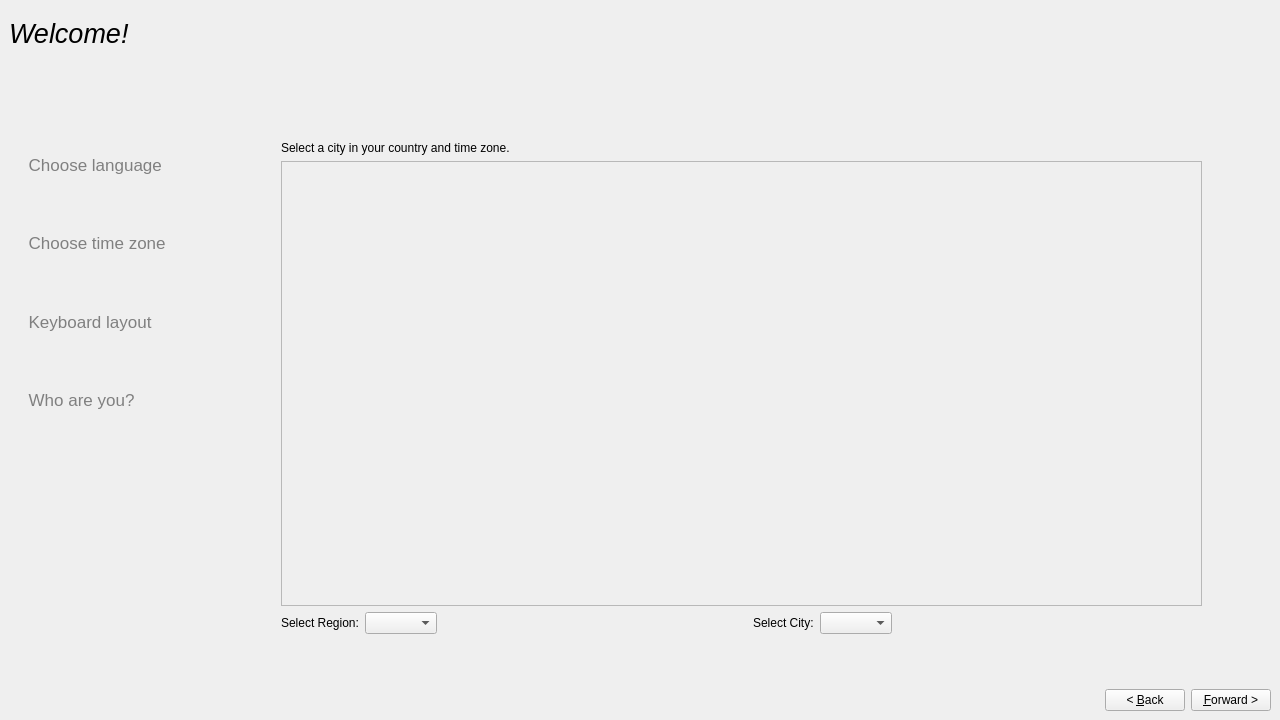
<?xml version="1.0" encoding="UTF-8"?>
<ui version="4.0">
 <class>SysConf</class>
 <widget class="QWidget" name="SysConf">
  <property name="geometry">
   <rect>
    <x>0</x>
    <y>0</y>
    <width>1280</width>
    <height>720</height>
   </rect>
  </property>
  <property name="windowTitle">
   <string>System Configuration</string>
  </property>
  <layout class="QGridLayout">
   <property name="margin">
    <number>9</number>
   </property>
   <property name="spacing">
    <number>6</number>
   </property>
   <item row="1" column="0">
    <spacer>
     <property name="orientation">
      <enum>Qt::Vertical</enum>
     </property>
     <property name="sizeType">
      <enum>QSizePolicy::Maximum</enum>
     </property>
     <property name="sizeHint" stdset="0">
      <size>
       <width>131</width>
       <height>51</height>
      </size>
     </property>
    </spacer>
   </item>
   <item row="1" column="1" rowspan="3">
    <widget class="QStackedWidget" name="stackedWidget">
     <property name="sizePolicy">
      <sizepolicy hsizetype="Expanding" vsizetype="Expanding">
       <horstretch>0</horstretch>
       <verstretch>0</verstretch>
      </sizepolicy>
     </property>
     <property name="minimumSize">
      <size>
       <width>500</width>
       <height>381</height>
      </size>
     </property>
     <property name="currentIndex">
      <number>1</number>
     </property>
     <widget class="QWidget" name="step_language">
      <layout class="QGridLayout">
       <property name="margin">
        <number>9</number>
       </property>
       <property name="spacing">
        <number>6</number>
       </property>
       <item row="3" column="1">
        <spacer>
         <property name="orientation">
          <enum>Qt::Vertical</enum>
         </property>
         <property name="sizeType">
          <enum>QSizePolicy::Fixed</enum>
         </property>
         <property name="sizeHint" stdset="0">
          <size>
           <width>191</width>
           <height>91</height>
          </size>
         </property>
        </spacer>
       </item>
       <item row="0" column="1">
        <spacer>
         <property name="orientation">
          <enum>Qt::Vertical</enum>
         </property>
         <property name="sizeType">
          <enum>QSizePolicy::Fixed</enum>
         </property>
         <property name="sizeHint" stdset="0">
          <size>
           <width>191</width>
           <height>71</height>
          </size>
         </property>
        </spacer>
       </item>
       <item row="2" column="1">
        <widget class="QListWidget" name="language_list">
         <property name="maximumSize">
          <size>
           <width>260</width>
           <height>350</height>
          </size>
         </property>
        </widget>
       </item>
       <item row="1" column="1">
        <widget class="QLabel" name="language_label">
         <property name="sizePolicy">
          <sizepolicy hsizetype="Preferred" vsizetype="Fixed">
           <horstretch>0</horstretch>
           <verstretch>0</verstretch>
          </sizepolicy>
         </property>
         <property name="text">
          <string>Choose language</string>
         </property>
        </widget>
       </item>
       <item row="0" column="2" rowspan="4">
        <spacer>
         <property name="orientation">
          <enum>Qt::Horizontal</enum>
         </property>
         <property name="sizeHint" stdset="0">
          <size>
           <width>231</width>
           <height>421</height>
          </size>
         </property>
        </spacer>
       </item>
       <item row="0" column="0" rowspan="4">
        <spacer>
         <property name="orientation">
          <enum>Qt::Horizontal</enum>
         </property>
         <property name="sizeHint" stdset="0">
          <size>
           <width>181</width>
           <height>421</height>
          </size>
         </property>
        </spacer>
       </item>
      </layout>
     </widget>
     <widget class="QWidget" name="step_timezone">
      <layout class="QGridLayout">
       <property name="margin">
        <number>9</number>
       </property>
       <property name="spacing">
        <number>6</number>
       </property>
       <item row="0" column="1">
        <spacer>
         <property name="orientation">
          <enum>Qt::Vertical</enum>
         </property>
         <property name="sizeType">
          <enum>QSizePolicy::Fixed</enum>
         </property>
         <property name="sizeHint" stdset="0">
          <size>
           <width>20</width>
           <height>40</height>
          </size>
         </property>
        </spacer>
       </item>
       <item row="1" column="1">
        <widget class="QLabel" name="timezone_comment_label">
         <property name="sizePolicy">
          <sizepolicy hsizetype="Preferred" vsizetype="Fixed">
           <horstretch>0</horstretch>
           <verstretch>0</verstretch>
          </sizepolicy>
         </property>
         <property name="text">
          <string>Select a city in your country and time zone.</string>
         </property>
        </widget>
       </item>
       <item row="2" column="0">
        <spacer>
         <property name="orientation">
          <enum>Qt::Horizontal</enum>
         </property>
         <property name="sizeType">
          <enum>QSizePolicy::Fixed</enum>
         </property>
         <property name="sizeHint" stdset="0">
          <size>
           <width>100</width>
           <height>20</height>
          </size>
         </property>
        </spacer>
       </item>
       <item row="2" column="1">
        <widget class="QFrame" name="map_frame">
         <property name="frameShape">
          <enum>QFrame::StyledPanel</enum>
         </property>
         <property name="frameShadow">
          <enum>QFrame::Raised</enum>
         </property>
        </widget>
       </item>
       <item row="2" column="2">
        <spacer>
         <property name="orientation">
          <enum>Qt::Horizontal</enum>
         </property>
         <property name="sizeType">
          <enum>QSizePolicy::Fixed</enum>
         </property>
         <property name="sizeHint" stdset="0">
          <size>
           <width>60</width>
           <height>20</height>
          </size>
         </property>
        </spacer>
       </item>
       <item row="3" column="1">
        <layout class="QGridLayout">
         <property name="margin">
          <number>0</number>
         </property>
         <property name="spacing">
          <number>6</number>
         </property>
         <item row="0" column="0">
          <widget class="QLabel" name="timezone_zone_label">
           <property name="text">
            <string>Select Region:</string>
           </property>
          </widget>
         </item>
         <item row="0" column="1">
          <widget class="QComboBox" name="timezone_zone_combo"/>
         </item>
         <item row="0" column="2">
          <spacer name="horizontalSpacer">
           <property name="orientation">
            <enum>Qt::Horizontal</enum>
           </property>
           <property name="sizeHint" stdset="0">
            <size>
             <width>40</width>
             <height>20</height>
            </size>
           </property>
          </spacer>
         </item>
         <item row="0" column="3">
          <widget class="QLabel" name="timezone_city_label">
           <property name="text">
            <string>Select City:</string>
           </property>
          </widget>
         </item>
         <item row="0" column="4">
          <widget class="QComboBox" name="timezone_city_combo"/>
         </item>
         <item row="0" column="5">
          <spacer name="horizontalSpacer_2">
           <property name="orientation">
            <enum>Qt::Horizontal</enum>
           </property>
           <property name="sizeHint" stdset="0">
            <size>
             <width>40</width>
             <height>20</height>
            </size>
           </property>
          </spacer>
         </item>
        </layout>
       </item>
       <item row="4" column="1">
        <spacer>
         <property name="orientation">
          <enum>Qt::Vertical</enum>
         </property>
         <property name="sizeType">
          <enum>QSizePolicy::Fixed</enum>
         </property>
         <property name="sizeHint" stdset="0">
          <size>
           <width>20</width>
           <height>40</height>
          </size>
         </property>
        </spacer>
       </item>
      </layout>
     </widget>
     <widget class="QWidget" name="step_keyboard">
      <layout class="QGridLayout">
       <property name="margin">
        <number>9</number>
       </property>
       <property name="spacing">
        <number>6</number>
       </property>
       <item row="3" column="1">
        <layout class="QGridLayout">
         <property name="margin">
          <number>0</number>
         </property>
         <property name="spacing">
          <number>6</number>
         </property>
         <item row="1" column="1">
          <widget class="QLineEdit" name="keyboard_test_ledit"/>
         </item>
         <item row="0" column="1">
          <widget class="QLabel" name="keyboard_test_label">
           <property name="text">
            <string>You can type into this box to test your new keyboard layout.</string>
           </property>
          </widget>
         </item>
         <item row="1" column="0">
          <spacer>
           <property name="orientation">
            <enum>Qt::Horizontal</enum>
           </property>
           <property name="sizeType">
            <enum>QSizePolicy::Expanding</enum>
           </property>
           <property name="sizeHint" stdset="0">
            <size>
             <width>20</width>
             <height>20</height>
            </size>
           </property>
          </spacer>
         </item>
         <item row="1" column="2">
          <spacer>
           <property name="orientation">
            <enum>Qt::Horizontal</enum>
           </property>
           <property name="sizeHint" stdset="0">
            <size>
             <width>40</width>
             <height>20</height>
            </size>
           </property>
          </spacer>
         </item>
        </layout>
       </item>
       <item row="2" column="1">
        <spacer>
         <property name="orientation">
          <enum>Qt::Vertical</enum>
         </property>
         <property name="sizeType">
          <enum>QSizePolicy::Fixed</enum>
         </property>
         <property name="sizeHint" stdset="0">
          <size>
           <width>20</width>
           <height>40</height>
          </size>
         </property>
        </spacer>
       </item>
       <item row="4" column="1" colspan="2">
        <spacer>
         <property name="orientation">
          <enum>Qt::Vertical</enum>
         </property>
         <property name="sizeType">
          <enum>QSizePolicy::Fixed</enum>
         </property>
         <property name="sizeHint" stdset="0">
          <size>
           <width>20</width>
           <height>40</height>
          </size>
         </property>
        </spacer>
       </item>
       <item row="0" column="1" colspan="2">
        <spacer>
         <property name="orientation">
          <enum>Qt::Vertical</enum>
         </property>
         <property name="sizeType">
          <enum>QSizePolicy::Fixed</enum>
         </property>
         <property name="sizeHint" stdset="0">
          <size>
           <width>20</width>
           <height>50</height>
          </size>
         </property>
        </spacer>
       </item>
       <item row="1" column="0">
        <spacer>
         <property name="orientation">
          <enum>Qt::Horizontal</enum>
         </property>
         <property name="sizeHint" stdset="0">
          <size>
           <width>40</width>
           <height>20</height>
          </size>
         </property>
        </spacer>
       </item>
       <item row="1" column="2">
        <spacer>
         <property name="orientation">
          <enum>Qt::Horizontal</enum>
         </property>
         <property name="sizeHint" stdset="0">
          <size>
           <width>40</width>
           <height>20</height>
          </size>
         </property>
        </spacer>
       </item>
       <item row="1" column="1">
        <layout class="QGridLayout">
         <property name="margin">
          <number>0</number>
         </property>
         <property name="spacing">
          <number>6</number>
         </property>
         <item row="1" column="3">
          <widget class="QListWidget" name="keyboard_list_2"/>
         </item>
         <item row="1" column="2">
          <spacer>
           <property name="orientation">
            <enum>Qt::Horizontal</enum>
           </property>
           <property name="sizeType">
            <enum>QSizePolicy::Fixed</enum>
           </property>
           <property name="sizeHint" stdset="0">
            <size>
             <width>20</width>
             <height>20</height>
            </size>
           </property>
          </spacer>
         </item>
         <item row="1" column="1">
          <widget class="QListWidget" name="keyboard_list_1"/>
         </item>
         <item row="0" column="1" colspan="3">
          <widget class="QLabel" name="keyboard_comment_label">
           <property name="text">
            <string>Which layout is most similar to your keyboard?</string>
           </property>
          </widget>
         </item>
         <item row="1" column="0">
          <spacer>
           <property name="orientation">
            <enum>Qt::Horizontal</enum>
           </property>
           <property name="sizeType">
            <enum>QSizePolicy::Expanding</enum>
           </property>
           <property name="sizeHint" stdset="0">
            <size>
             <width>40</width>
             <height>20</height>
            </size>
           </property>
          </spacer>
         </item>
        </layout>
       </item>
      </layout>
     </widget>
     <widget class="QWidget" name="step_user">
      <layout class="QHBoxLayout">
       <property name="spacing">
        <number>6</number>
       </property>
       <property name="margin">
        <number>9</number>
       </property>
       <item>
        <spacer>
         <property name="orientation">
          <enum>Qt::Horizontal</enum>
         </property>
         <property name="sizeType">
          <enum>QSizePolicy::Fixed</enum>
         </property>
         <property name="sizeHint" stdset="0">
          <size>
           <width>100</width>
           <height>20</height>
          </size>
         </property>
        </spacer>
       </item>
       <item>
        <layout class="QVBoxLayout">
         <property name="spacing">
          <number>6</number>
         </property>
         <property name="margin">
          <number>0</number>
         </property>
         <item>
          <spacer>
           <property name="orientation">
            <enum>Qt::Vertical</enum>
           </property>
           <property name="sizeHint" stdset="0">
            <size>
             <width>20</width>
             <height>40</height>
            </size>
           </property>
          </spacer>
         </item>
         <item>
          <layout class="QGridLayout">
           <property name="margin">
            <number>0</number>
           </property>
           <property name="spacing">
            <number>6</number>
           </property>
           <item row="1" column="0">
            <spacer>
             <property name="orientation">
              <enum>Qt::Horizontal</enum>
             </property>
             <property name="sizeType">
              <enum>QSizePolicy::Fixed</enum>
             </property>
             <property name="sizeHint" stdset="0">
              <size>
               <width>20</width>
               <height>20</height>
              </size>
             </property>
            </spacer>
           </item>
           <item row="1" column="3">
            <widget class="QLabel" name="name_error_reason">
             <property name="text">
              <string/>
             </property>
            </widget>
           </item>
           <item row="1" column="1">
            <widget class="QLineEdit" name="name_ledit"/>
           </item>
           <item row="1" column="2">
            <widget class="QLabel" name="name_error_image">
             <property name="text">
              <string/>
             </property>
            </widget>
           </item>
           <item row="1" column="4">
            <spacer>
             <property name="orientation">
              <enum>Qt::Horizontal</enum>
             </property>
             <property name="sizeHint" stdset="0">
              <size>
               <width>40</width>
               <height>20</height>
              </size>
             </property>
            </spacer>
           </item>
           <item row="0" column="1" colspan="4">
            <widget class="QLabel" name="fullname_label">
             <property name="sizePolicy">
              <sizepolicy hsizetype="Preferred" vsizetype="Fixed">
               <horstretch>0</horstretch>
               <verstretch>0</verstretch>
              </sizepolicy>
             </property>
             <property name="text">
              <string>What is your name?</string>
             </property>
            </widget>
           </item>
          </layout>
         </item>
         <item>
          <spacer>
           <property name="orientation">
            <enum>Qt::Vertical</enum>
           </property>
           <property name="sizeHint" stdset="0">
            <size>
             <width>20</width>
             <height>20</height>
            </size>
           </property>
          </spacer>
         </item>
         <item>
          <layout class="QGridLayout">
           <property name="margin">
            <number>0</number>
           </property>
           <property name="spacing">
            <number>6</number>
           </property>
           <item row="2" column="1" colspan="4">
            <widget class="QLabel" name="username_extra_label">
             <property name="sizePolicy">
              <sizepolicy hsizetype="Minimum" vsizetype="Minimum">
               <horstretch>0</horstretch>
               <verstretch>0</verstretch>
              </sizepolicy>
             </property>
             <property name="text">
              <string>&lt;html&gt;&lt;head&gt;&lt;meta name=&quot;qrichtext&quot; content=&quot;1&quot; /&gt;&lt;style type=&quot;text/css&quot;&gt;
p, li { white-space: pre-wrap; }
&lt;/style&gt;&lt;/head&gt;&lt;body style=&quot; font-family:'Sans Serif'; font-size:9pt; font-weight:400; font-style:normal; text-decoration:none;&quot;&gt;
&lt;p style=&quot; margin-top:0px; margin-bottom:0px; margin-left:0px; margin-right:0px; -qt-block-indent:0; text-indent:0px;&quot;&gt;&lt;span style=&quot; font-style:italic;&quot;&gt;If more than one person will use this computer, you can set up multiple accounts after installation.&lt;/span&gt;&lt;/p&gt;&lt;/body&gt;&lt;/html&gt;</string>
             </property>
             <property name="scaledContents">
              <bool>true</bool>
             </property>
             <property name="wordWrap">
              <bool>true</bool>
             </property>
            </widget>
           </item>
           <item row="1" column="1">
            <widget class="QLineEdit" name="uname_ledit"/>
           </item>
           <item row="1" column="4">
            <spacer>
             <property name="orientation">
              <enum>Qt::Horizontal</enum>
             </property>
             <property name="sizeHint" stdset="0">
              <size>
               <width>40</width>
               <height>20</height>
              </size>
             </property>
            </spacer>
           </item>
           <item row="1" column="0">
            <spacer>
             <property name="orientation">
              <enum>Qt::Horizontal</enum>
             </property>
             <property name="sizeType">
              <enum>QSizePolicy::Fixed</enum>
             </property>
             <property name="sizeHint" stdset="0">
              <size>
               <width>20</width>
               <height>31</height>
              </size>
             </property>
            </spacer>
           </item>
           <item row="1" column="3">
            <widget class="QLabel" name="uname_error_reason">
             <property name="text">
              <string/>
             </property>
            </widget>
           </item>
           <item row="1" column="2">
            <widget class="QLabel" name="uname_error_image">
             <property name="text">
              <string/>
             </property>
            </widget>
           </item>
           <item row="0" column="1" colspan="4">
            <widget class="QLabel" name="username_label">
             <property name="sizePolicy">
              <sizepolicy hsizetype="Preferred" vsizetype="Fixed">
               <horstretch>0</horstretch>
               <verstretch>0</verstretch>
              </sizepolicy>
             </property>
             <property name="text">
              <string>What name do you want to use to log in?</string>
             </property>
            </widget>
           </item>
          </layout>
         </item>
         <item>
          <spacer>
           <property name="orientation">
            <enum>Qt::Vertical</enum>
           </property>
           <property name="sizeHint" stdset="0">
            <size>
             <width>20</width>
             <height>40</height>
            </size>
           </property>
          </spacer>
         </item>
         <item>
          <layout class="QGridLayout">
           <property name="margin">
            <number>0</number>
           </property>
           <property name="spacing">
            <number>6</number>
           </property>
           <item row="1" column="0">
            <spacer>
             <property name="orientation">
              <enum>Qt::Horizontal</enum>
             </property>
             <property name="sizeType">
              <enum>QSizePolicy::Fixed</enum>
             </property>
             <property name="sizeHint" stdset="0">
              <size>
               <width>20</width>
               <height>20</height>
              </size>
             </property>
            </spacer>
           </item>
           <item row="1" column="5">
            <spacer>
             <property name="orientation">
              <enum>Qt::Horizontal</enum>
             </property>
             <property name="sizeHint" stdset="0">
              <size>
               <width>40</width>
               <height>20</height>
              </size>
             </property>
            </spacer>
           </item>
           <item row="1" column="4">
            <widget class="QLabel" name="password_error_reason">
             <property name="text">
              <string/>
             </property>
            </widget>
           </item>
           <item row="0" column="1" colspan="5">
            <widget class="QLabel" name="password_label">
             <property name="sizePolicy">
              <sizepolicy hsizetype="Preferred" vsizetype="Fixed">
               <horstretch>0</horstretch>
               <verstretch>0</verstretch>
              </sizepolicy>
             </property>
             <property name="text">
              <string>Choose a password to keep your account safe.</string>
             </property>
            </widget>
           </item>
           <item row="1" column="1">
            <widget class="QLineEdit" name="pass_ledit_1">
             <property name="echoMode">
              <enum>QLineEdit::Password</enum>
             </property>
            </widget>
           </item>
           <item row="1" column="2">
            <widget class="QLineEdit" name="pass_ledit_2">
             <property name="echoMode">
              <enum>QLineEdit::Password</enum>
             </property>
            </widget>
           </item>
           <item row="1" column="3">
            <widget class="QLabel" name="password_error_label">
             <property name="text">
              <string/>
             </property>
            </widget>
           </item>
           <item row="2" column="1" colspan="5">
            <widget class="QLabel" name="password_extra_label">
             <property name="sizePolicy">
              <sizepolicy hsizetype="Preferred" vsizetype="Fixed">
               <horstretch>0</horstretch>
               <verstretch>0</verstretch>
              </sizepolicy>
             </property>
             <property name="text">
              <string>&lt;html&gt;&lt;head&gt;&lt;meta name=&quot;qrichtext&quot; content=&quot;1&quot; /&gt;&lt;style type=&quot;text/css&quot;&gt;
p, li { white-space: pre-wrap; }
&lt;/style&gt;&lt;/head&gt;&lt;body style=&quot; font-family:'Sans Serif'; font-size:9pt; font-weight:400; font-style:normal; text-decoration:none;&quot;&gt;
&lt;p style=&quot; margin-top:0px; margin-bottom:0px; margin-left:0px; margin-right:0px; -qt-block-indent:0; text-indent:0px;&quot;&gt;&lt;span style=&quot; font-style:italic;&quot;&gt;Enter the same password twice, so that it can be checked for typing errors.&lt;/span&gt;&lt;/p&gt;&lt;/body&gt;&lt;/html&gt;</string>
             </property>
             <property name="wordWrap">
              <bool>false</bool>
             </property>
            </widget>
           </item>
          </layout>
         </item>
         <item>
          <spacer>
           <property name="orientation">
            <enum>Qt::Vertical</enum>
           </property>
           <property name="sizeHint" stdset="0">
            <size>
             <width>20</width>
             <height>40</height>
            </size>
           </property>
          </spacer>
         </item>
         <item>
          <spacer>
           <property name="orientation">
            <enum>Qt::Vertical</enum>
           </property>
           <property name="sizeHint" stdset="0">
            <size>
             <width>20</width>
             <height>40</height>
            </size>
           </property>
          </spacer>
         </item>
        </layout>
       </item>
       <item>
        <spacer>
         <property name="orientation">
          <enum>Qt::Horizontal</enum>
         </property>
         <property name="sizeType">
          <enum>QSizePolicy::Fixed</enum>
         </property>
         <property name="sizeHint" stdset="0">
          <size>
           <width>40</width>
           <height>20</height>
          </size>
         </property>
        </spacer>
       </item>
      </layout>
     </widget>
    </widget>
   </item>
   <item row="3" column="0">
    <spacer>
     <property name="orientation">
      <enum>Qt::Vertical</enum>
     </property>
     <property name="sizeType">
      <enum>QSizePolicy::Maximum</enum>
     </property>
     <property name="sizeHint" stdset="0">
      <size>
       <width>131</width>
       <height>71</height>
      </size>
     </property>
    </spacer>
   </item>
   <item row="4" column="0" colspan="2">
    <layout class="QHBoxLayout">
     <property name="spacing">
      <number>6</number>
     </property>
     <property name="margin">
      <number>0</number>
     </property>
     <item>
      <spacer>
       <property name="orientation">
        <enum>Qt::Horizontal</enum>
       </property>
       <property name="sizeHint" stdset="0">
        <size>
         <width>561</width>
         <height>20</height>
        </size>
       </property>
      </spacer>
     </item>
     <item>
      <widget class="QPushButton" name="back">
       <property name="text">
        <string>&lt; &amp;Back</string>
       </property>
      </widget>
     </item>
     <item>
      <widget class="QPushButton" name="next">
       <property name="text">
        <string>&amp;Forward &gt;</string>
       </property>
      </widget>
     </item>
    </layout>
   </item>
   <item row="0" column="0" colspan="2">
    <layout class="QGridLayout">
     <property name="margin">
      <number>0</number>
     </property>
     <property name="spacing">
      <number>6</number>
     </property>
     <item row="0" column="0">
      <widget class="QLabel" name="welcome_label">
       <property name="sizePolicy">
        <sizepolicy hsizetype="Preferred" vsizetype="Fixed">
         <horstretch>0</horstretch>
         <verstretch>0</verstretch>
        </sizepolicy>
       </property>
       <property name="text">
        <string>&lt;html&gt;&lt;head&gt;&lt;meta name=&quot;qrichtext&quot; content=&quot;1&quot; /&gt;&lt;style type=&quot;text/css&quot;&gt;
p, li { white-space: pre-wrap; }
&lt;/style&gt;&lt;/head&gt;&lt;body style=&quot; font-family:'Sans Serif'; font-size:9pt; font-weight:400; font-style:normal; text-decoration:none;&quot;&gt;
&lt;p style=&quot; margin-top:0px; margin-bottom:0px; margin-left:0px; margin-right:0px; -qt-block-indent:0; text-indent:0px;&quot;&gt;&lt;span style=&quot; font-size:20pt; font-style:italic;&quot;&gt;Welcome!&lt;/span&gt;&lt;/p&gt;&lt;/body&gt;&lt;/html&gt;</string>
       </property>
      </widget>
     </item>
     <item row="1" column="1" colspan="2">
      <spacer>
       <property name="orientation">
        <enum>Qt::Horizontal</enum>
       </property>
       <property name="sizeHint" stdset="0">
        <size>
         <width>646</width>
         <height>21</height>
        </size>
       </property>
      </spacer>
     </item>
     <item row="0" column="1" colspan="2">
      <spacer>
       <property name="orientation">
        <enum>Qt::Horizontal</enum>
       </property>
       <property name="sizeHint" stdset="0">
        <size>
         <width>713</width>
         <height>50</height>
        </size>
       </property>
      </spacer>
     </item>
     <item row="1" column="0">
      <widget class="QLabel" name="welcome_label_2">
       <property name="sizePolicy">
        <sizepolicy hsizetype="Preferred" vsizetype="Fixed">
         <horstretch>0</horstretch>
         <verstretch>0</verstretch>
        </sizepolicy>
       </property>
       <property name="text">
        <string>&lt;html&gt;&lt;head&gt;&lt;meta name=&quot;qrichtext&quot; content=&quot;1&quot; /&gt;&lt;style type=&quot;text/css&quot;&gt;
p, li { white-space: pre-wrap; }
&lt;/style&gt;&lt;/head&gt;&lt;body style=&quot; font-family:'Sans Serif'; font-size:9pt; font-weight:400; font-style:normal; text-decoration:none;&quot;&gt;
&lt;p style=&quot; margin-top:0px; margin-bottom:0px; margin-left:0px; margin-right:0px; -qt-block-indent:0; text-indent:0px;&quot;&gt;&lt;span style=&quot; font-size:20pt; font-style:italic;&quot;&gt;&lt;/span&gt;&lt;/p&gt;&lt;/body&gt;&lt;/html&gt;</string>
       </property>
      </widget>
     </item>
    </layout>
   </item>
   <item row="2" column="0">
    <layout class="QGridLayout">
     <property name="margin">
      <number>0</number>
     </property>
     <property name="spacing">
      <number>6</number>
     </property>
     <item row="4" column="0">
      <widget class="QLabel" name="step_icon_key">
       <property name="text">
        <string/>
       </property>
      </widget>
     </item>
     <item row="5" column="0" colspan="2">
      <spacer>
       <property name="orientation">
        <enum>Qt::Vertical</enum>
       </property>
       <property name="sizeType">
        <enum>QSizePolicy::Fixed</enum>
       </property>
       <property name="sizeHint" stdset="0">
        <size>
         <width>20</width>
         <height>40</height>
        </size>
       </property>
      </spacer>
     </item>
     <item row="2" column="0">
      <widget class="QLabel" name="step_icon_loc">
       <property name="text">
        <string/>
       </property>
      </widget>
     </item>
     <item row="3" column="0" colspan="2">
      <spacer>
       <property name="orientation">
        <enum>Qt::Vertical</enum>
       </property>
       <property name="sizeType">
        <enum>QSizePolicy::Fixed</enum>
       </property>
       <property name="sizeHint" stdset="0">
        <size>
         <width>20</width>
         <height>40</height>
        </size>
       </property>
      </spacer>
     </item>
     <item row="1" column="0" colspan="2">
      <spacer>
       <property name="orientation">
        <enum>Qt::Vertical</enum>
       </property>
       <property name="sizeType">
        <enum>QSizePolicy::Fixed</enum>
       </property>
       <property name="sizeHint" stdset="0">
        <size>
         <width>20</width>
         <height>40</height>
        </size>
       </property>
      </spacer>
     </item>
     <item row="4" column="1">
      <widget class="QLabel" name="keyboard_heading_label">
       <property name="text">
        <string>&lt;html&gt;&lt;head&gt;&lt;meta name=&quot;qrichtext&quot; content=&quot;1&quot; /&gt;&lt;style type=&quot;text/css&quot;&gt;
p, li { white-space: pre-wrap; }
&lt;/style&gt;&lt;/head&gt;&lt;body style=&quot; font-family:'Sans Serif'; font-size:9pt; font-weight:400; font-style:normal; text-decoration:none;&quot;&gt;
&lt;p style=&quot; margin-top:0px; margin-bottom:0px; margin-left:0px; margin-right:0px; -qt-block-indent:0; text-indent:0px;&quot;&gt;  &lt;span style=&quot; font-size:13pt; color:gray;&quot;&gt;Keyboard layout&lt;/span&gt;&lt;/p&gt;&lt;/body&gt;&lt;/html&gt;</string>
       </property>
      </widget>
     </item>
     <item row="0" column="1">
      <widget class="QLabel" name="language_heading_label">
       <property name="text">
        <string>&lt;html&gt;&lt;head&gt;&lt;meta name=&quot;qrichtext&quot; content=&quot;1&quot; /&gt;&lt;style type=&quot;text/css&quot;&gt;
p, li { white-space: pre-wrap; }
&lt;/style&gt;&lt;/head&gt;&lt;body style=&quot; font-family:'Sans Serif'; font-size:9pt; font-weight:400; font-style:normal; text-decoration:none;&quot;&gt;
&lt;p style=&quot; margin-top:0px; margin-bottom:0px; margin-left:0px; margin-right:0px; -qt-block-indent:0; text-indent:0px;&quot;&gt;  &lt;span style=&quot; font-size:13pt; color:gray;&quot;&gt;Choose language&lt;/span&gt;&lt;/p&gt;&lt;/body&gt;&lt;/html&gt;</string>
       </property>
      </widget>
     </item>
     <item row="0" column="0">
      <widget class="QLabel" name="step_icon_lang">
       <property name="text">
        <string/>
       </property>
      </widget>
     </item>
     <item row="2" column="1">
      <widget class="QLabel" name="timezone_heading_label">
       <property name="text">
        <string>&lt;html&gt;&lt;head&gt;&lt;meta name=&quot;qrichtext&quot; content=&quot;1&quot; /&gt;&lt;style type=&quot;text/css&quot;&gt;
p, li { white-space: pre-wrap; }
&lt;/style&gt;&lt;/head&gt;&lt;body style=&quot; font-family:'Sans Serif'; font-size:9pt; font-weight:400; font-style:normal; text-decoration:none;&quot;&gt;
&lt;p style=&quot; margin-top:0px; margin-bottom:0px; margin-left:0px; margin-right:0px; -qt-block-indent:0; text-indent:0px;&quot;&gt;  &lt;span style=&quot; font-size:13pt; color:gray;&quot;&gt;Choose time zone&lt;/span&gt;&lt;/p&gt;&lt;/body&gt;&lt;/html&gt;</string>
       </property>
      </widget>
     </item>
     <item row="6" column="0">
      <widget class="QLabel" name="step_icon_user">
       <property name="text">
        <string/>
       </property>
      </widget>
     </item>
     <item row="6" column="1">
      <widget class="QLabel" name="user_heading_label">
       <property name="text">
        <string>&lt;html&gt;&lt;head&gt;&lt;meta name=&quot;qrichtext&quot; content=&quot;1&quot; /&gt;&lt;style type=&quot;text/css&quot;&gt;
p, li { white-space: pre-wrap; }
&lt;/style&gt;&lt;/head&gt;&lt;body style=&quot; font-family:'Sans Serif'; font-size:9pt; font-weight:400; font-style:normal; text-decoration:none;&quot;&gt;
&lt;p style=&quot; margin-top:0px; margin-bottom:0px; margin-left:0px; margin-right:0px; -qt-block-indent:0; text-indent:0px;&quot;&gt;  &lt;span style=&quot; font-size:13pt; color:gray;&quot;&gt;Who are you?&lt;/span&gt;&lt;/p&gt;&lt;/body&gt;&lt;/html&gt;</string>
       </property>
      </widget>
     </item>
    </layout>
   </item>
  </layout>
 </widget>
 <tabstops>
  <tabstop>back</tabstop>
  <tabstop>language_list</tabstop>
  <tabstop>keyboard_list_1</tabstop>
  <tabstop>keyboard_list_2</tabstop>
  <tabstop>keyboard_test_ledit</tabstop>
  <tabstop>name_ledit</tabstop>
  <tabstop>uname_ledit</tabstop>
  <tabstop>pass_ledit_1</tabstop>
  <tabstop>pass_ledit_2</tabstop>
  <tabstop>next</tabstop>
 </tabstops>
 <resources/>
 <connections/>
</ui>
